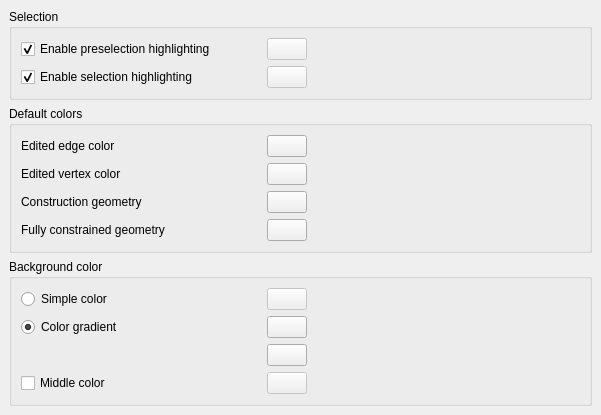
<?xml version="1.0" encoding="UTF-8"?>
<ui version="4.0">
 <class>Gui::Dialog::DlgSettingsViewColor</class>
 <widget class="QWidget" name="Gui::Dialog::DlgSettingsViewColor">
  <property name="geometry">
   <rect>
    <x>0</x>
    <y>0</y>
    <width>601</width>
    <height>407</height>
   </rect>
  </property>
  <property name="windowTitle">
   <string>Colors</string>
  </property>
  <layout class="QGridLayout">
   <property name="margin">
    <number>9</number>
   </property>
   <property name="spacing">
    <number>6</number>
   </property>
   <item row="0" column="0">
    <widget class="QGroupBox" name="groupBoxSelection">
     <property name="title">
      <string>Selection</string>
     </property>
     <layout class="QGridLayout">
      <property name="margin">
       <number>9</number>
      </property>
      <property name="spacing">
       <number>6</number>
      </property>
      <item row="0" column="1">
       <spacer name="spacer_4">
        <property name="orientation">
         <enum>Qt::Horizontal</enum>
        </property>
        <property name="sizeHint" stdset="0">
         <size>
          <width>183</width>
          <height>23</height>
         </size>
        </property>
       </spacer>
      </item>
      <item row="0" column="0">
       <layout class="QGridLayout" name="_3">
        <property name="margin">
         <number>0</number>
        </property>
        <property name="spacing">
         <number>6</number>
        </property>
        <item row="1" column="1">
         <widget class="Gui::PrefColorButton" name="SelectionColor">
          <property name="enabled">
           <bool>false</bool>
          </property>
          <property name="text">
           <string/>
          </property>
          <property name="color">
           <color>
            <red>26</red>
            <green>128</green>
            <blue>26</blue>
           </color>
          </property>
          <property name="prefEntry" stdset="0">
           <cstring>SelectionColor</cstring>
          </property>
          <property name="prefPath" stdset="0">
           <cstring>View</cstring>
          </property>
         </widget>
        </item>
        <item row="1" column="0">
         <widget class="Gui::PrefCheckBox" name="checkBoxSelection">
          <property name="text">
           <string>Enable selection highlighting</string>
          </property>
          <property name="checked">
           <bool>true</bool>
          </property>
          <property name="prefEntry" stdset="0">
           <cstring>EnableSelection</cstring>
          </property>
          <property name="prefPath" stdset="0">
           <cstring>View</cstring>
          </property>
         </widget>
        </item>
        <item row="0" column="0">
         <widget class="Gui::PrefCheckBox" name="checkBoxPreselection">
          <property name="minimumSize">
           <size>
            <width>240</width>
            <height>0</height>
           </size>
          </property>
          <property name="text">
           <string>Enable preselection highlighting</string>
          </property>
          <property name="checked">
           <bool>true</bool>
          </property>
          <property name="prefEntry" stdset="0">
           <cstring>EnablePreselection</cstring>
          </property>
          <property name="prefPath" stdset="0">
           <cstring>View</cstring>
          </property>
         </widget>
        </item>
        <item row="0" column="1">
         <widget class="Gui::PrefColorButton" name="HighlightColor">
          <property name="enabled">
           <bool>false</bool>
          </property>
          <property name="sizePolicy">
           <sizepolicy hsizetype="MinimumExpanding" vsizetype="Fixed">
            <horstretch>0</horstretch>
            <verstretch>0</verstretch>
           </sizepolicy>
          </property>
          <property name="text">
           <string/>
          </property>
          <property name="color">
           <color>
            <red>204</red>
            <green>26</green>
            <blue>26</blue>
           </color>
          </property>
          <property name="prefEntry" stdset="0">
           <cstring>HighlightColor</cstring>
          </property>
          <property name="prefPath" stdset="0">
           <cstring>View</cstring>
          </property>
         </widget>
        </item>
       </layout>
      </item>
     </layout>
    </widget>
   </item>
   <item row="2" column="0">
    <widget class="QGroupBox" name="groupBoxColor">
     <property name="title">
      <string>Background color</string>
     </property>
     <layout class="QGridLayout">
      <property name="margin">
       <number>9</number>
      </property>
      <property name="spacing">
       <number>6</number>
      </property>
      <item row="0" column="1">
       <spacer name="spacer">
        <property name="orientation">
         <enum>Qt::Horizontal</enum>
        </property>
        <property name="sizeHint" stdset="0">
         <size>
          <width>40</width>
          <height>20</height>
         </size>
        </property>
       </spacer>
      </item>
      <item row="0" column="0">
       <layout class="QGridLayout" name="_4">
        <property name="margin">
         <number>0</number>
        </property>
        <property name="spacing">
         <number>6</number>
        </property>
        <item row="2" column="0">
         <spacer name="spacer_2">
          <property name="orientation">
           <enum>Qt::Horizontal</enum>
          </property>
          <property name="sizeType">
           <enum>QSizePolicy::Minimum</enum>
          </property>
          <property name="sizeHint" stdset="0">
           <size>
            <width>171</width>
            <height>20</height>
           </size>
          </property>
         </spacer>
        </item>
        <item row="0" column="1">
         <widget class="Gui::PrefColorButton" name="SelectionColor_Background">
          <property name="enabled">
           <bool>false</bool>
          </property>
          <property name="sizePolicy">
           <sizepolicy hsizetype="MinimumExpanding" vsizetype="Fixed">
            <horstretch>0</horstretch>
            <verstretch>0</verstretch>
           </sizepolicy>
          </property>
          <property name="text">
           <string/>
          </property>
          <property name="color">
           <color>
            <red>234</red>
            <green>229</green>
            <blue>220</blue>
           </color>
          </property>
          <property name="prefEntry" stdset="0">
           <cstring>BackgroundColor</cstring>
          </property>
          <property name="prefPath" stdset="0">
           <cstring>View</cstring>
          </property>
         </widget>
        </item>
        <item row="3" column="0">
         <widget class="Gui::PrefCheckBox" name="checkMidColor">
          <property name="text">
           <string>Middle color</string>
          </property>
          <property name="prefEntry" stdset="0">
           <cstring>UseBackgroundColorMid</cstring>
          </property>
          <property name="prefPath" stdset="0">
           <cstring>View</cstring>
          </property>
         </widget>
        </item>
        <item row="2" column="1">
         <widget class="Gui::PrefColorButton" name="backgroundColorTo">
          <property name="text">
           <string/>
          </property>
          <property name="color">
           <color>
            <red>171</red>
            <green>171</green>
            <blue>193</blue>
           </color>
          </property>
          <property name="prefEntry" stdset="0">
           <cstring>BackgroundColor3</cstring>
          </property>
          <property name="prefPath" stdset="0">
           <cstring>View</cstring>
          </property>
         </widget>
        </item>
        <item row="3" column="1">
         <widget class="Gui::PrefColorButton" name="backgroundColorMid">
          <property name="enabled">
           <bool>false</bool>
          </property>
          <property name="text">
           <string/>
          </property>
          <property name="color">
           <color>
            <red>111</red>
            <green>111</green>
            <blue>147</blue>
           </color>
          </property>
          <property name="prefEntry" stdset="0">
           <cstring>BackgroundColor4</cstring>
          </property>
          <property name="prefPath" stdset="0">
           <cstring>View</cstring>
          </property>
         </widget>
        </item>
        <item row="1" column="0">
         <widget class="Gui::PrefRadioButton" name="radioButtonGradient">
          <property name="text">
           <string>Color gradient</string>
          </property>
          <property name="checked">
           <bool>true</bool>
          </property>
          <property name="prefEntry" stdset="0">
           <cstring>Gradient</cstring>
          </property>
          <property name="prefPath" stdset="0">
           <cstring>View</cstring>
          </property>
         </widget>
        </item>
        <item row="1" column="1">
         <widget class="Gui::PrefColorButton" name="backgroundColorFrom">
          <property name="text">
           <string/>
          </property>
          <property name="color">
           <color>
            <red>51</red>
            <green>51</green>
            <blue>101</blue>
           </color>
          </property>
          <property name="prefEntry" stdset="0">
           <cstring>BackgroundColor2</cstring>
          </property>
          <property name="prefPath" stdset="0">
           <cstring>View</cstring>
          </property>
         </widget>
        </item>
        <item row="0" column="0">
         <widget class="Gui::PrefRadioButton" name="radioButtonSimple">
          <property name="minimumSize">
           <size>
            <width>240</width>
            <height>0</height>
           </size>
          </property>
          <property name="text">
           <string>Simple color</string>
          </property>
          <property name="prefEntry" stdset="0">
           <cstring>Simple</cstring>
          </property>
          <property name="prefPath" stdset="0">
           <cstring>View</cstring>
          </property>
         </widget>
        </item>
       </layout>
      </item>
     </layout>
    </widget>
   </item>
   <item row="3" column="0">
    <spacer name="spacer_3">
     <property name="orientation">
      <enum>Qt::Vertical</enum>
     </property>
     <property name="sizeHint" stdset="0">
      <size>
       <width>20</width>
       <height>40</height>
      </size>
     </property>
    </spacer>
   </item>
   <item row="1" column="0">
    <widget class="QGroupBox" name="groupBoxDefaultColors">
     <property name="title">
      <string>Default colors</string>
     </property>
     <layout class="QGridLayout" name="colgridLayout">
      <item row="0" column="0">
       <layout class="QGridLayout" name="_2">
        <property name="margin">
         <number>0</number>
        </property>
        <property name="spacing">
         <number>6</number>
        </property>
        <item row="0" column="0">
         <widget class="QLabel" name="label">
          <property name="minimumSize">
           <size>
            <width>240</width>
            <height>0</height>
           </size>
          </property>
          <property name="text">
           <string>Edited edge color</string>
          </property>
         </widget>
        </item>
        <item row="1" column="0">
         <widget class="QLabel" name="label_2">
          <property name="text">
           <string>Edited vertex color</string>
          </property>
         </widget>
        </item>
        <item row="2" column="0">
         <widget class="QLabel" name="label_3">
          <property name="text">
           <string>Construction geometry</string>
          </property>
         </widget>
        </item>
        <item row="3" column="0">
         <widget class="QLabel" name="label_4">
          <property name="text">
           <string>Fully constrained geometry</string>
          </property>
         </widget>
        </item>
        <item row="2" column="1">
         <widget class="Gui::PrefColorButton" name="gui::prefcolorbutton">
          <property name="toolTip">
           <string>The color of construction geometry in editmode</string>
          </property>
          <property name="color">
           <color>
            <red>102</red>
            <green>102</green>
            <blue>204</blue>
           </color>
          </property>
          <property name="prefEntry" stdset="0">
           <cstring>ConstructionColor</cstring>
          </property>
          <property name="prefPath" stdset="0">
           <cstring>View</cstring>
          </property>
         </widget>
        </item>
        <item row="3" column="1">
         <widget class="Gui::PrefColorButton" name="gui::prefcolorbutton_2">
          <property name="toolTip">
           <string>The color of fully constrained geometry in editmode</string>
          </property>
          <property name="color">
           <color>
            <red>149</red>
            <green>178</green>
            <blue>1</blue>
           </color>
          </property>
          <property name="prefEntry" stdset="0">
           <cstring>FullyConstrainedColor</cstring>
          </property>
          <property name="prefPath" stdset="0">
           <cstring>View</cstring>
          </property>
         </widget>
        </item>
        <item row="1" column="1">
         <widget class="Gui::PrefColorButton" name="gui::prefcolorbutton_3">
          <property name="toolTip">
           <string>The color of vertices being edited</string>
          </property>
          <property name="color">
           <color>
            <red>255</red>
            <green>59</green>
            <blue>0</blue>
           </color>
          </property>
          <property name="prefEntry" stdset="0">
           <cstring>EditedVertexColor</cstring>
          </property>
          <property name="prefPath" stdset="0">
           <cstring>View</cstring>
          </property>
         </widget>
        </item>
        <item row="0" column="1">
         <widget class="Gui::PrefColorButton" name="gui::prefcolorbutton_4">
          <property name="toolTip">
           <string>The color of edges being edited</string>
          </property>
          <property name="color">
           <color>
            <red>255</red>
            <green>255</green>
            <blue>255</blue>
           </color>
          </property>
          <property name="prefEntry" stdset="0">
           <cstring>EditedEdgeColor</cstring>
          </property>
          <property name="prefPath" stdset="0">
           <cstring>View</cstring>
          </property>
         </widget>
        </item>
       </layout>
      </item>
      <item row="0" column="1">
       <spacer name="horizontalSpacer">
        <property name="orientation">
         <enum>Qt::Horizontal</enum>
        </property>
        <property name="sizeHint" stdset="0">
         <size>
          <width>40</width>
          <height>20</height>
         </size>
        </property>
       </spacer>
      </item>
     </layout>
    </widget>
   </item>
  </layout>
 </widget>
 <customwidgets>
  <customwidget>
   <class>Gui::ColorButton</class>
   <extends>QPushButton</extends>
   <header>Gui/Widgets.h</header>
  </customwidget>
  <customwidget>
   <class>Gui::PrefColorButton</class>
   <extends>Gui::ColorButton</extends>
   <header>Gui/PrefWidgets.h</header>
  </customwidget>
  <customwidget>
   <class>Gui::PrefRadioButton</class>
   <extends>QRadioButton</extends>
   <header>Gui/PrefWidgets.h</header>
  </customwidget>
  <customwidget>
   <class>Gui::PrefCheckBox</class>
   <extends>QCheckBox</extends>
   <header>Gui/PrefWidgets.h</header>
  </customwidget>
 </customwidgets>
 <tabstops>
  <tabstop>checkBoxPreselection</tabstop>
  <tabstop>checkBoxSelection</tabstop>
  <tabstop>HighlightColor</tabstop>
  <tabstop>SelectionColor</tabstop>
  <tabstop>radioButtonSimple</tabstop>
  <tabstop>radioButtonGradient</tabstop>
  <tabstop>checkMidColor</tabstop>
  <tabstop>SelectionColor_Background</tabstop>
  <tabstop>backgroundColorFrom</tabstop>
  <tabstop>backgroundColorTo</tabstop>
  <tabstop>backgroundColorMid</tabstop>
 </tabstops>
 <resources/>
 <connections>
  <connection>
   <sender>checkBoxPreselection</sender>
   <signal>toggled(bool)</signal>
   <receiver>HighlightColor</receiver>
   <slot>setEnabled(bool)</slot>
   <hints>
    <hint type="sourcelabel">
     <x>70</x>
     <y>45</y>
    </hint>
    <hint type="destinationlabel">
     <x>310</x>
     <y>54</y>
    </hint>
   </hints>
  </connection>
  <connection>
   <sender>checkBoxSelection</sender>
   <signal>toggled(bool)</signal>
   <receiver>SelectionColor</receiver>
   <slot>setEnabled(bool)</slot>
   <hints>
    <hint type="sourcelabel">
     <x>158</x>
     <y>76</y>
    </hint>
    <hint type="destinationlabel">
     <x>291</x>
     <y>75</y>
    </hint>
   </hints>
  </connection>
  <connection>
   <sender>checkMidColor</sender>
   <signal>toggled(bool)</signal>
   <receiver>backgroundColorMid</receiver>
   <slot>setEnabled(bool)</slot>
   <hints>
    <hint type="sourcelabel">
     <x>114</x>
     <y>363</y>
    </hint>
    <hint type="destinationlabel">
     <x>310</x>
     <y>365</y>
    </hint>
   </hints>
  </connection>
  <connection>
   <sender>radioButtonSimple</sender>
   <signal>toggled(bool)</signal>
   <receiver>SelectionColor_Background</receiver>
   <slot>setEnabled(bool)</slot>
   <hints>
    <hint type="sourcelabel">
     <x>103</x>
     <y>282</y>
    </hint>
    <hint type="destinationlabel">
     <x>310</x>
     <y>284</y>
    </hint>
   </hints>
  </connection>
  <connection>
   <sender>radioButtonGradient</sender>
   <signal>toggled(bool)</signal>
   <receiver>backgroundColorFrom</receiver>
   <slot>setEnabled(bool)</slot>
   <hints>
    <hint type="sourcelabel">
     <x>110</x>
     <y>309</y>
    </hint>
    <hint type="destinationlabel">
     <x>310</x>
     <y>311</y>
    </hint>
   </hints>
  </connection>
  <connection>
   <sender>radioButtonGradient</sender>
   <signal>toggled(bool)</signal>
   <receiver>backgroundColorTo</receiver>
   <slot>setEnabled(bool)</slot>
   <hints>
    <hint type="sourcelabel">
     <x>77</x>
     <y>309</y>
    </hint>
    <hint type="destinationlabel">
     <x>310</x>
     <y>338</y>
    </hint>
   </hints>
  </connection>
  <connection>
   <sender>radioButtonSimple</sender>
   <signal>toggled(bool)</signal>
   <receiver>checkMidColor</receiver>
   <slot>setDisabled(bool)</slot>
   <hints>
    <hint type="sourcelabel">
     <x>99</x>
     <y>282</y>
    </hint>
    <hint type="destinationlabel">
     <x>93</x>
     <y>363</y>
    </hint>
   </hints>
  </connection>
 </connections>
</ui>
